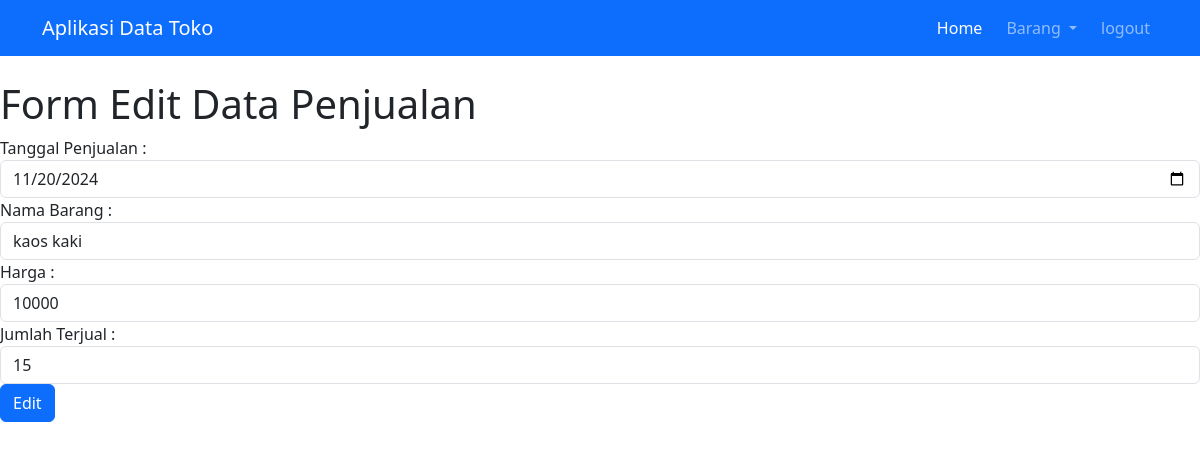
Screenshot of /data.php?modul=edit-data2&id=2 (signed in) with the database file from the repository.
### tables this page shows
CREATE TABLE IF NOT EXISTS `penjualan` (
  `id` int NOT NULL AUTO_INCREMENT,
  `tgl_penjualan` date DEFAULT NULL,
  `nama_barang` varchar(50) DEFAULT NULL,
  `harga` int DEFAULT NULL,
  `jumlah_terjual` int DEFAULT NULL,
  `total_penjualan` int DEFAULT NULL,
  PRIMARY KEY (`id`)
);

### modul/penjualan/form-edit.php (the view)
<?php
$query = "SELECT * FROM penjualan WHERE id='$_GET[id]'";
$result = $mysqli->query($query);
$row = $result->fetch_assoc();
?>
<h1>Form Edit Data Penjualan</h1>
<form action="<?= 'modul/penjualan/proses.php?action=update&id='.$row['id'];?>" method="post">
    <label for="tanggal_penjualan">Tanggal Penjualan :</label>
    <input class="form-control" type="date" name="tanggal_penjualan" value="<?= $row['tgl_penjualan'];?>" />
    <label for="nama_barang">Nama Barang :</label>
    <input class="form-control" type="text" name="nama_barang" value="<?= $row['nama_barang'];?>" />
    <label for="harga">Harga : </label>
    <input class="form-control" type="text" name="harga" value="<?= $row['harga'];?>" />
    <label for="jumlah_terjual">Jumlah Terjual :</label>
    <input class="form-control" type="number" name="jumlah_terjual" value="<?= $row['jumlah_terjual'];?>" />
    <button class="btn btn-primary">Edit</button>
</form>

### rows the page displays
penjualan: tanggal_penjualan "11/20/2024", nama_barang "kaos kaki", harga "10000", jumlah_terjual "15"
